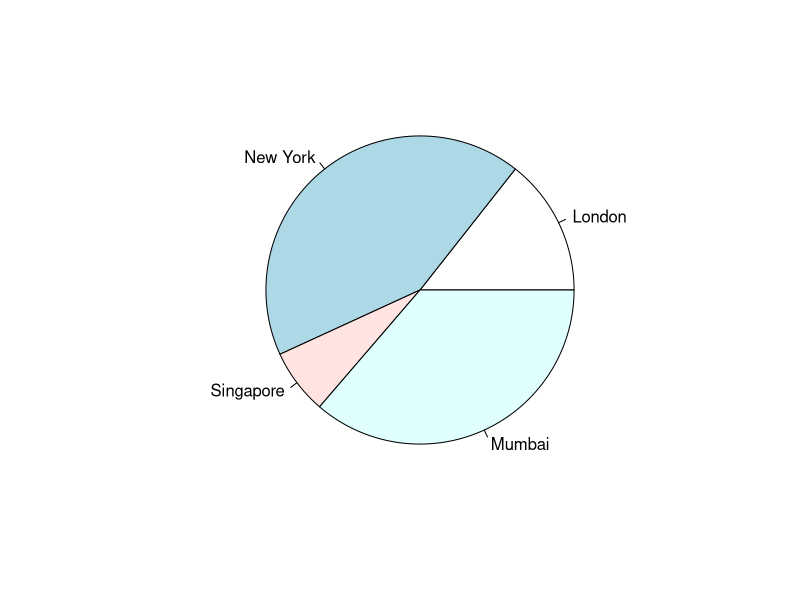
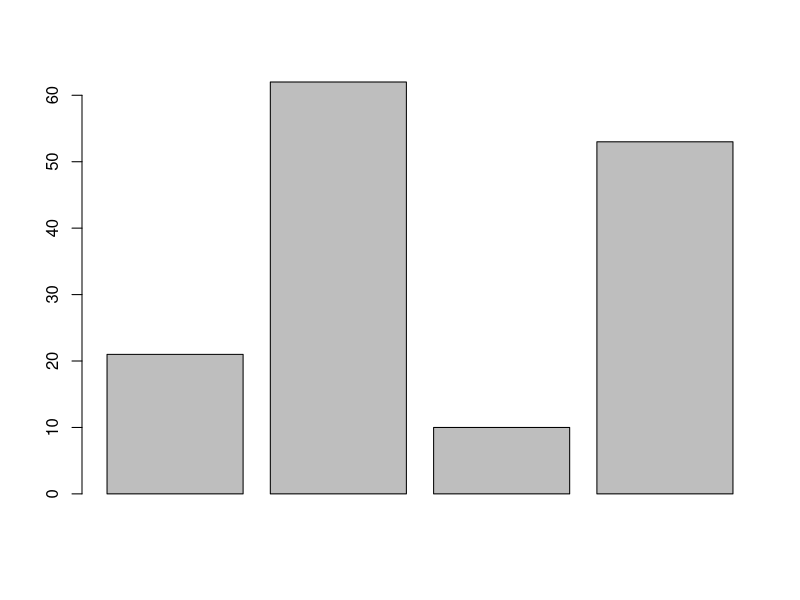
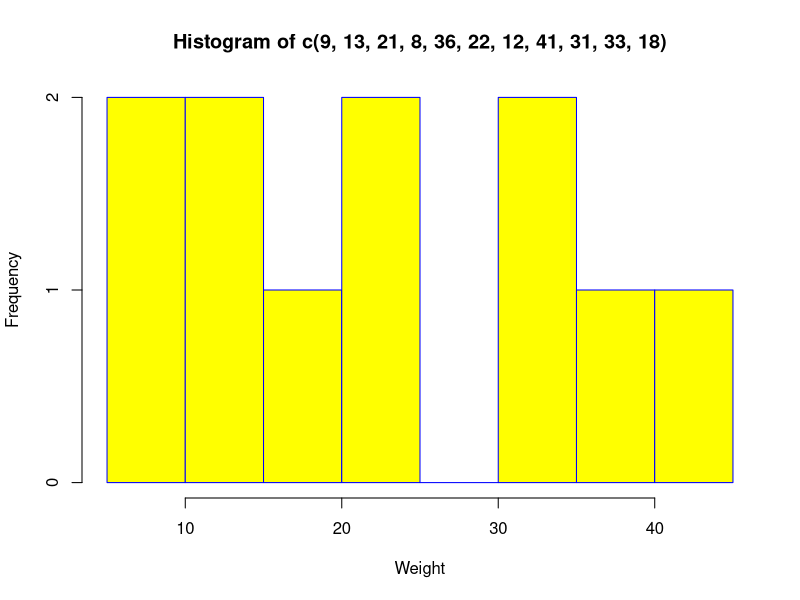
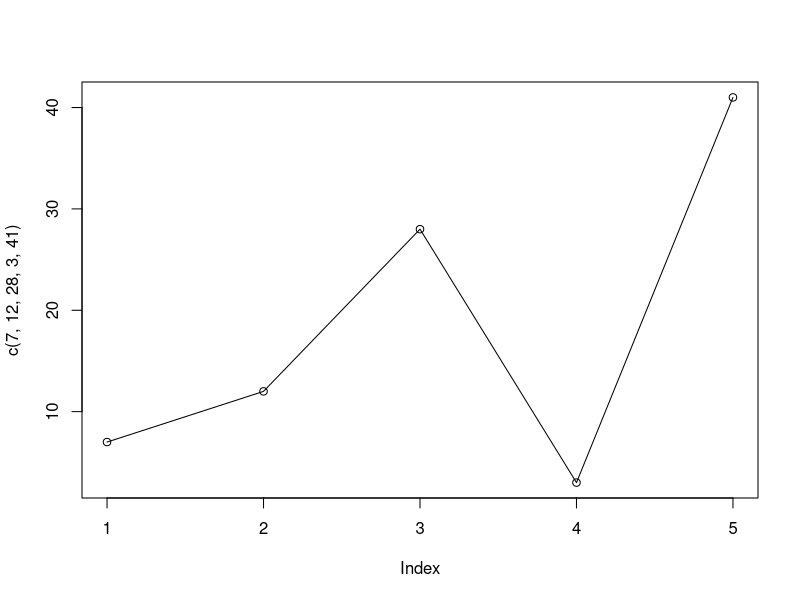
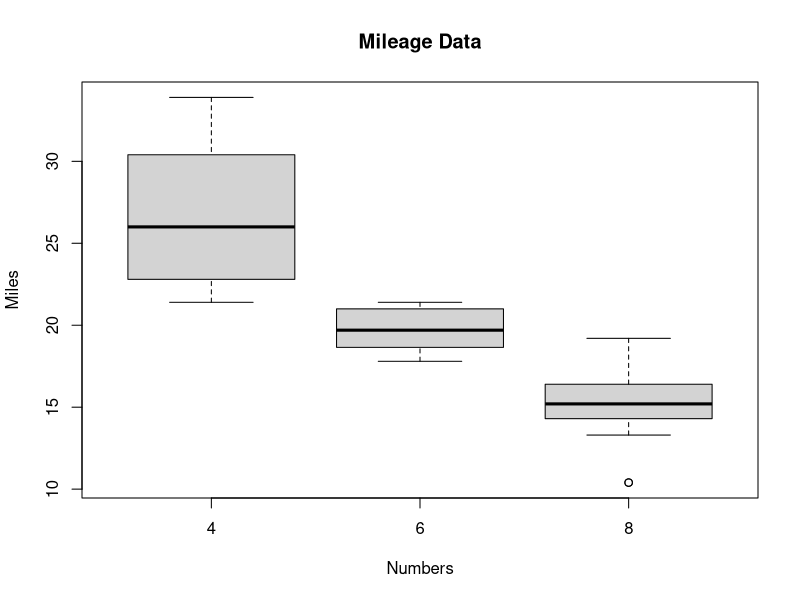

Generate these figures, in order, with R:
## ChartDemo
# Pie Chart
x<-c(21,62,10,53)
city <- c("London","New York","Singapore","Mumbai")
pie(x,city)
barplot(x)
#Histogram
hist(c(9,13,21,8,36,22,12,41,31,33,18)
     ,xlab="Weight"
     ,col='yellow'
     ,border="blue"
     )

#Line Chart
plot(c(7,12,28,3,41),type="o")

# chart
input<-mtcars[,c('mpg','cyl')]
print(head(input))
boxplot(mpg~cyl,data=mtcars
        , xlab='Numbers'
        ,ylab='Miles'
        ,main="Mileage Data"
        )